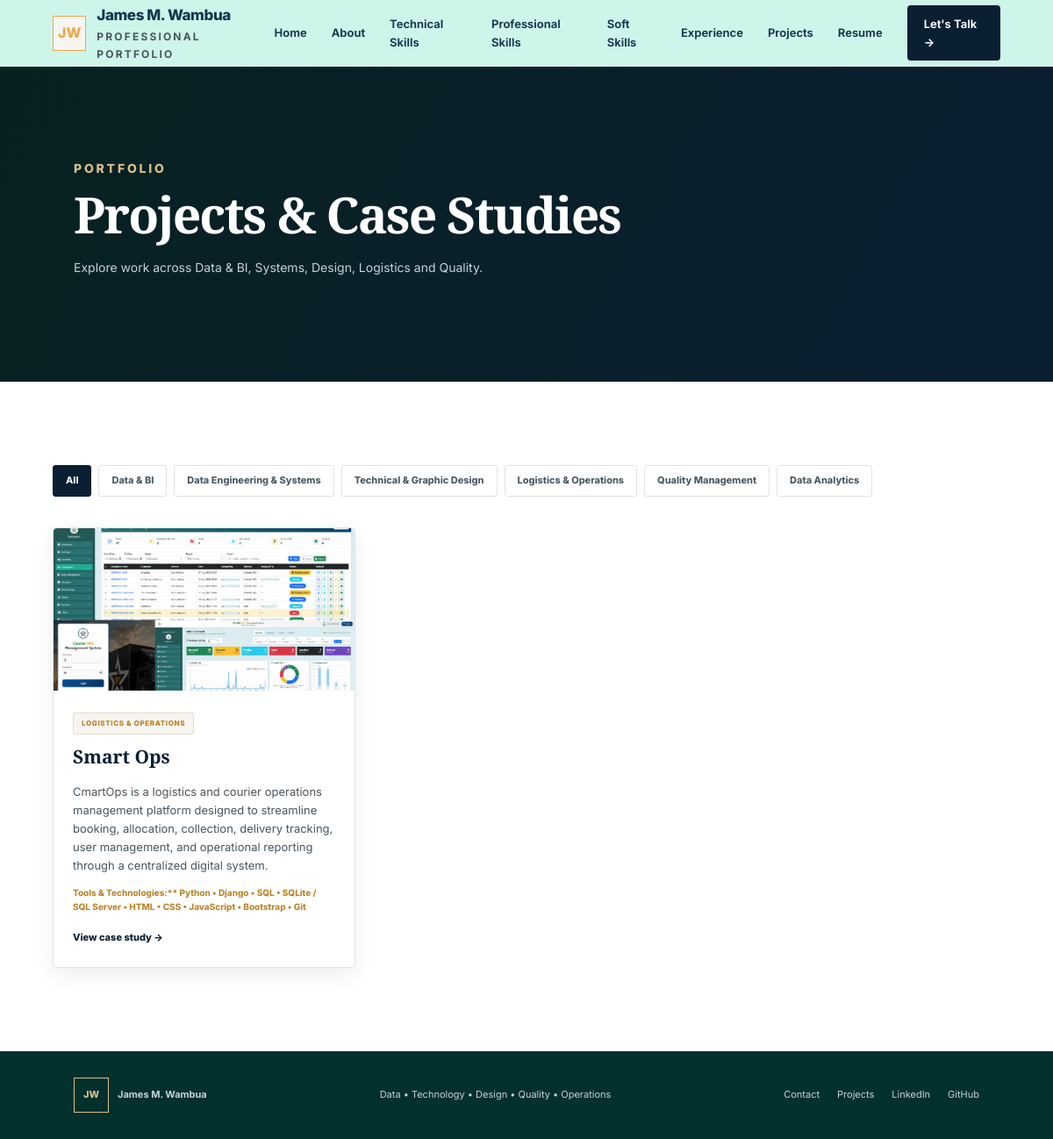
The page /projects/ on the database as committed earlier.
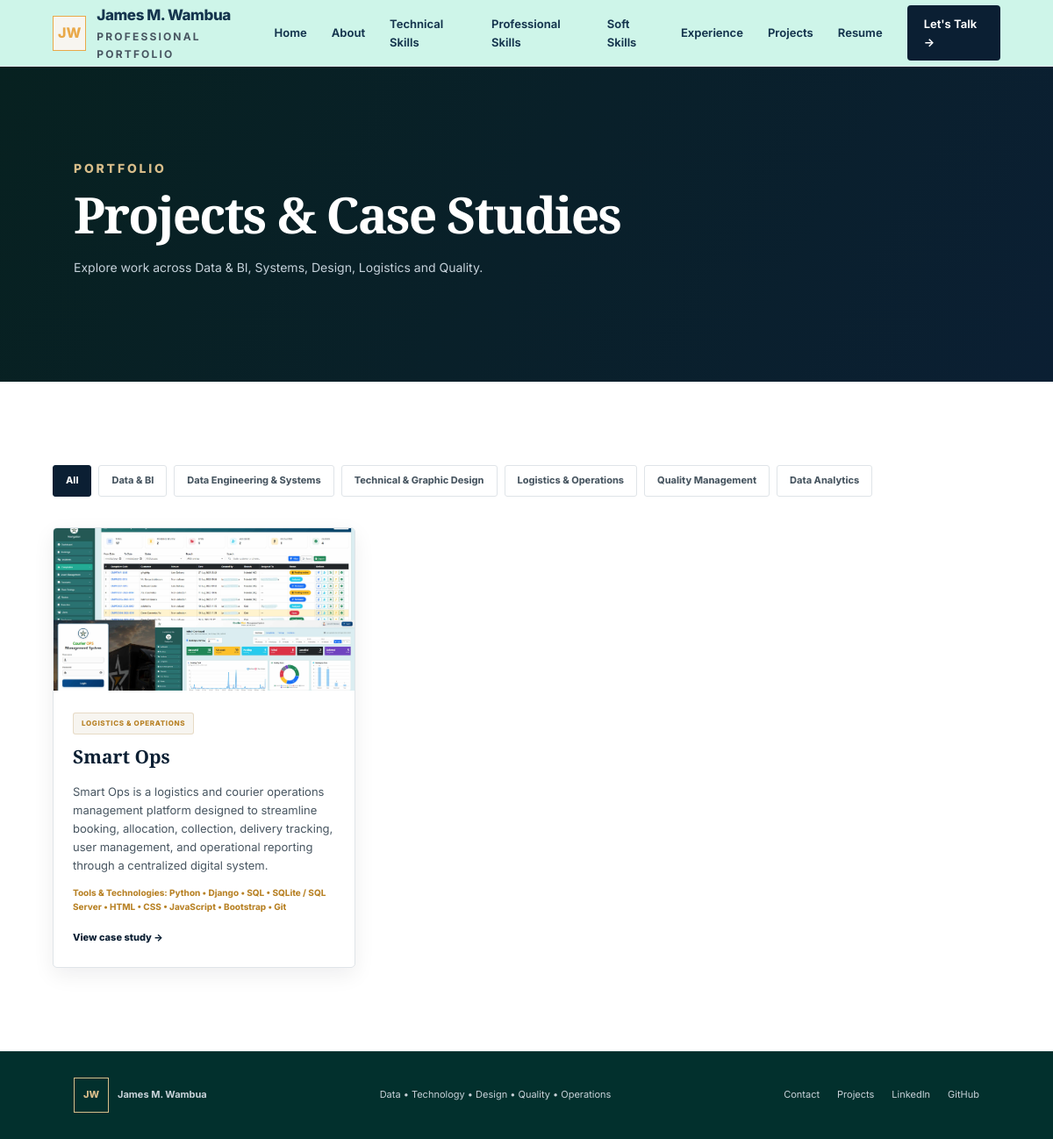
The same page on the database as committed later.
### portfolio/models.py (models this page shows, shortened)
class Project(models.Model):
    CATEGORY_CHOICES = [
        ("BI", "Data & BI"),
        ("SYSTEMS", "Data Engineering & Systems"),
        ("DESIGN", "Technical & Graphic Design"),
        ("OPS", "Logistics & Operations"),
        ("QUALITY", "Quality Management"),
        ("ANALYTICS", "Data Analytics"),
    ]
    title = models.CharField(max_length=160)
    slug = models.SlugField(unique=True)
    category = models.CharField(max_length=20, choices=CATEGORY_CHOICES)
    summary = models.TextField()
    tools = models.CharField(max_length=300, blank=True)
    image = models.ImageField(upload_to="projects/", blank=True, null=True)
    featured = models.BooleanField(default=True)
    order = models.PositiveIntegerField(default=0)
    class Meta:
        ordering = ["order", "title"]

### portfolio/views.py (the view)
# urls.py: path("projects/", views.projects, name="projects"),
def projects(request):
    category = request.GET.get("category", "")
    qs = Project.objects.all()
    if category:
        qs = qs.filter(category=category)
    return render(request, "portfolio/projects.html", {
        "projects": qs,
        "categories": Project.CATEGORY_CHOICES,
        "active_category": category,
    })

### portfolio/templates/portfolio/projects.html (shortened to what this page needs)
{% extends "portfolio/base.html" %}
{% block content %}
<section class="page-hero">
    <div class="section-label">PORTFOLIO</div>
    <h1>Projects &amp; Case Studies</h1>
    <p>Explore work across Data & BI, Systems, Design, Logistics and Quality.</p>
</section>
<section class="section">
    <div class="filters">
        <a href="{% url 'portfolio:projects' %}" class="{% if not active_category %}active{% endif %}">All</a>
        {% for code, label in categories %}
        <a href="?category={{ code }}" class="{% if active_category == code %}active{% endif %}">{{ label }}</a>
        {% endfor %}
    </div>
    <div class="project-grid">
        {% for project in projects %}
        <article class="project-card">
            {% if project.image %}<img src="{{ project.image.url }}" alt="{{ project.title }}">{% else %}<div class="project-placeholder">{{ project.get_category_display }}</div>{% endif %}
            <div class="project-body">
                <span class="tag">{{ project.get_category_display }}</span>
                <h3>{{ project.title }}</h3>
                <p>{{ project.summary }}</p>
                {% if project.tools %}<small>{{ project.tools }}</small>{% endif %}
                <a href="{% url 'portfolio:project_detail' project.slug %}">View case study →</a>
            </div>
        </article>
        {% empty %}<p>No projects in this category yet.</p>{% endfor %}
    </div>
</section>
{% endblock %}

### portfolio/templates/portfolio/base.html (shortened to what this page needs)
{% load static %}
<!doctype html>
<html lang="en">
<head>
    <link
        rel="stylesheet"
        href="{% static 'portfolio/css/style.css' %}"
    >
    <link
        rel="stylesheet"
        href="https://cdnjs.cloudflare.com/ajax/libs/font-awesome/6.5.2/css/all.min.css"
    >
</head>
<body>
<header class="site-header">
    <a
        class="brand"
        href="{% url 'portfolio:home' %}"
        aria-label="James M. Wambua - Home"
    >
        <span class="brand-mark">JW</span>
        <span>
            <strong>James M. Wambua</strong>
            <small>PROFESSIONAL PORTFOLIO</small>
        </span>
    </a>
    <nav
        class="nav"
        id="main-navigation"
        aria-label="Main navigation"
    >
        <a href="{% url 'portfolio:home' %}">
            Home
        </a>
        <a href="{% url 'portfolio:home' %}#about">
            About
        </a>
        <a href="{% url 'portfolio:home' %}#technical-skills">
            Technical Skills
        </a>
        <a href="{% url 'portfolio:home' %}#professional-skills">
            Professional Skills
        </a>
        <a href="{% url 'portfolio:home' %}#soft-skills">
            Soft Skills
        </a>
        <a href="{% url 'portfolio:home' %}#experience">
            Experience
        </a>
        <a href="{% url 'portfolio:projects' %}">
            Projects
        </a>
        <a href="{% url 'portfolio:home' %}#resume">
            Resume
        </a>
        <a
            href="{% url 'portfolio:contact' %}"
            class="nav-cta"
        >
            Let's Talk →
        </a>
    </nav>
</header>
<main>
    {% block content %}{% endblock %}
</main>
<footer class="footer">
    <div class="footer-brand">
        <span class="brand-mark">
            JW
        </span>
        <strong>
            James M. Wambua
        </strong>
    </div>
    <p>
        Data • Technology • Design • Quality • Operations
    </p>
    <div class="footer-links">
        <a href="{% url 'portfolio:contact' %}">
            Contact
        </a>
        <a href="{% url 'portfolio:projects' %}">
            Projects
        </a>
        <a
            href="#"
            aria-label="LinkedIn profile"
        >
            LinkedIn
        </a>
        <a
            href="#"
            aria-label="GitHub profile"
        >
            GitHub
        </a>
    </div>
</footer>
</body>
</html>

### portfolio/static/portfolio/css/style.css (style rules this page uses)
:root { --navy: #0b1f33; --navy-deep: #072120; --navy-soft: #16484a; --accent: #e9a949; --accent-dark: #b88226; --accent-light: #d8bd8a; --ivory: #f7f5f0; --paper: #ffffff; --soft: #f1f3f5; --ink: #15354e; --muted: #485661; --muted-light: #8a969f; --line: #dfe4e8; --line-dark: #cbd3d9; --white: #ffffff; --shadow: 0 18px 45px rgba(7, 21, 33, .10); --shadow-soft: 0 8px 25px rgba(7, 21, 33, .07); }
* { box-sizing: border-box; }
html { scroll-behavior: smooth; }
body { margin: 0; font-family: Inter, system-ui, -apple-system, BlinkMacSystemFont, "Segoe UI", sans-serif; color: var(--ink); background: var(--paper); line-height: 1.6; }
a { color: inherit; text-decoration: none; }
img { max-width: 100%; display: block; }
.site-header { position: sticky; top: 0; z-index: 50; height: 76px; display: flex; align-items: center; justify-content: space-between; padding: 0 5%; background: rgba(205, 245, 233, 0.96); backdrop-filter: blur(16px); border-bottom: 1px solid var(--line); }
.brand { display: flex; align-items: center; gap: 12px; }
.brand strong { display: block; font-size: 17px; font-weight: 800; letter-spacing: -.025em; }
.brand small { display: block; margin-top: 1px; font-size: 12px; font-weight: 700; letter-spacing: .18em; color: var(--muted); }
.brand-mark { width: 40px; height: 40px; display: grid; place-items: center; color: var(--accent); border: 1px solid var(--accent); font-weight: 800; background: var(--ivory); }
.nav { display: flex; align-items: center; gap: 28px; font-size: 13px; font-weight: 650; }
.nav a { position: relative; transition: color .25s ease; }
.nav a:not(.nav-cta)::after { content: ""; position: absolute; left: 0; bottom: -7px; width: 0; height: 1px; background: var(--accent); transition: width .25s ease; }
.nav-cta { background: var(--navy); color: var(--white) !important; padding: 11px 19px; border-radius: 4px; transition: background .25s ease, transform .25s ease; }
.eyebrow, .section-label { letter-spacing: .2em; font-size: 14px; font-weight: 800; }
.section { max-width: 1240px; margin: auto; padding: 95px 5%; }
.section h2, .page-hero h1 { margin: 8px 0 18px; font-family: "Playfair Display", Georgia, serif; font-size: 43px; font-weight: 600; line-height: 1.1; letter-spacing: -.035em; }
.section-label { color: var(--accent-dark); }
.project-grid { display: grid; grid-template-columns: repeat(3, 1fr); gap: 22px; }
.project-card { overflow: hidden; background: var(--paper); border: 1px solid var(--line); border-radius: 5px; box-shadow: var(--shadow-soft); transition: transform .25s ease, box-shadow .25s ease; }
.project-card img, .project-placeholder { width: 100%; height: 185px; object-fit: cover; }
.project-body { padding: 22px; }
.project-body h3 { margin: 9px 0; color: var(--navy); font-family: "Playfair Display", Georgia, serif; font-size: 21px; }
.project-body p { color: var(--muted); font-size: 13px; }
.project-body small { display: block; margin: 13px 0; color: var(--accent-dark); font-size: 10px; font-weight: 750; }
.project-body a { color: var(--navy); font-size: 11px; font-weight: 800; }
.tag { display: inline-block; padding: 5px 9px; border: 1px solid rgba(179, 135, 70, 0.25); border-radius: 3px; background: var(--ivory); color: var(--accent-dark); font-size: 8px; font-weight: 800; letter-spacing: .08em; text-transform: uppercase; }
.footer { display: flex; justify-content: space-between; align-items: center; padding: 30px 7%; background: #02302d; color: #c9d2d9; font-size: 11px; }
.footer-brand { display: flex; align-items: center; gap: 10px; }
.footer .brand-mark { color: var(--accent-light); border-color: var(--accent-light); background: transparent; }
.footer-links { display: flex; gap: 20px; }
.page-hero { padding: 105px 7%; background: linear-gradient( 120deg, var(--navy-deep), var(--navy) ); color: var(--white); }
.page-hero .section-label { color: var(--accent-light); }
.page-hero h1 { max-width: 820px; margin-top: 10px; color: var(--white); font-size: 57px; }
.page-hero p { max-width: 760px; color: #c5d1da; font-size: 14px; }
.filters { display: flex; flex-wrap: wrap; gap: 8px; margin-bottom: 35px; }
.filters a { padding: 8px 14px; border: 1px solid var(--line); border-radius: 3px; color: var(--muted); font-size: 11px; font-weight: 750; transition: background .2s ease, color .2s ease, border-color .2s ease; }
.filters a.active, .filters a:hover { background: var(--navy); color: var(--white); border-color: var(--navy); }

Rows that differ between the two databases and show on the page:
changed Project "Smart Ops": summary "CmartOps is a logistics and…" → "Smart Ops is a logistics and…"; tools "Tools & Technologies:** Python • Django • SQL • SQLite / SQL Server • HTML • CSS • JavaScript • Bootstrap • Git" → "Tools & Technologies: Python • Django • SQL • SQLite / SQL Server • HTML • CSS • JavaScript • Bootstrap • Git"
